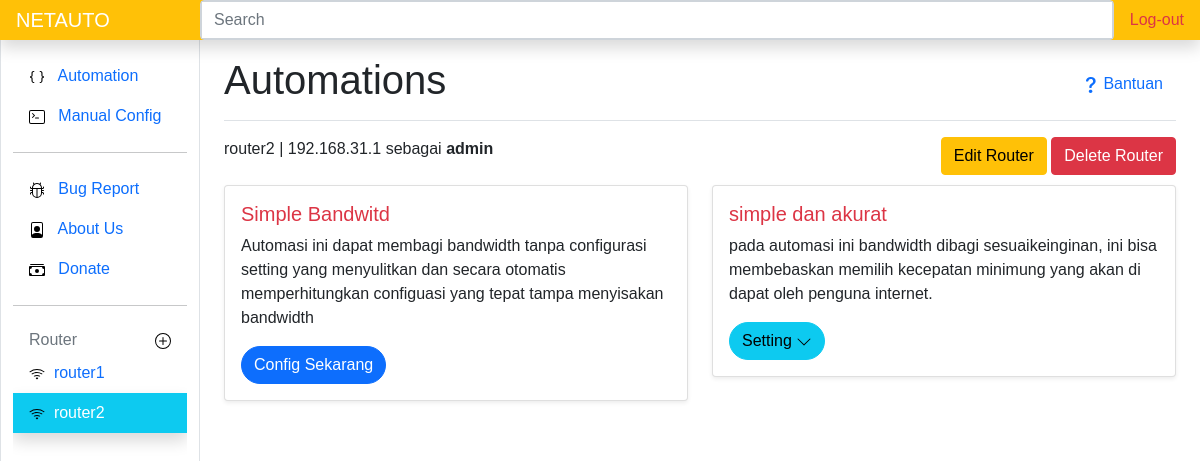
The app's page /2/router (signed in), older data.
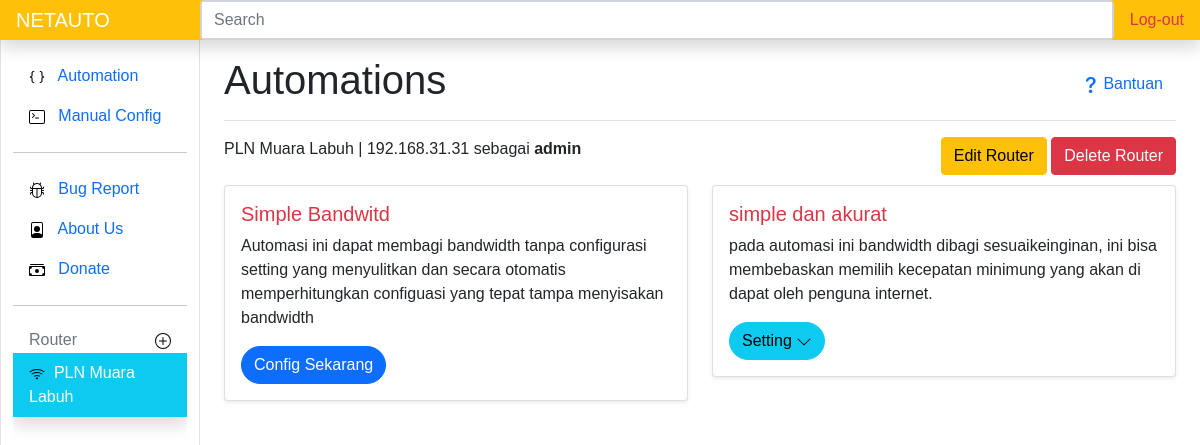
The same page, newer data.
### routerapp/models.py (models this page shows, shortened)
class Routerm(models.Model):
    nama = models.CharField(max_length=50)
    host = models.CharField(max_length=50)
    user = models.CharField(max_length=30)
    password = models.CharField(max_length=50, blank=True)
    kecepatan_download = models.IntegerField(blank=True)
    kecepatan_upload = models.IntegerField(blank=True)
    pub_date = models.DateField(auto_now=True)

class Automation(models.Model):
    autokey = models.CharField(unique=True, max_length=50)
    nama = models.CharField(max_length=50)
    deskripsi = models.TextField()
    status = models.CharField(max_length=15, blank=True)

### routerapp/views.py (the view)
# urls.py: path('<int:id>/router',views.detailrouter, name='router'),
@login_required(login_url=settings.LOGIN_URL)
def detailrouter(request, id):
    auto1 = Automation.objects.filter(autokey="auto1")
    auto2 = Automation.objects.filter(autokey="auto2")
    nyala1 = Automationon.objects.filter(auto=1, router=id)
    nyala2 = Automationon.objects.filter(auto=2, router=id)
    routerside = Routerm.objects.all()
    idk = id
    router = Routerm.objects.filter(pk=id)
    auto2form=auto2Form
    context = {
        'auto1': auto1,
        'auto2': auto2,
        'router': router,
        'routerside': routerside,
        'idk': idk,
        'auto2form':auto2form,
        'nyala1':nyala1,
        'nyala2':nyala2
    }
    return render(request, 'detailrouter.html', context)

### routerapp/templates/detailrouter.html (shortened to what this page needs)
{% extends 'base.html' %}
{% load static %}
{% block judul %}
Automations
{% endblock judul %}
{% block content %}
    {% for router in router %}
    {{router.nama}} |
    {{router.host}} sebagai <strong> {{router.user}}</strong>
    <div class="float-end">
      <a class="btn btn-warning mr-4" href="{% url 'uprouter' router.id %}">Edit Router</a>
      <button type="button" class="btn btn-danger" data-bs-toggle="modal" data-bs-target="#modaldelrouter">
        Delete Router
      </button>
    </div>
    <div id="auto" class="row mt-4">
      {% include 'auto.html' %}
    </div>
      {% endfor %}
{% endblock content %}
{% block routerside %}
    {% include "routerside.html" %}
{% endblock routerside %}

### templates/routerside.html (shortened to what this page needs)
<div class="pb-lg-5 overflow-auto">
    {% load static %}
    {% for routerside in routerside %}
    <li class="nav-item">
        <a class="nav-link {% if routerside.id == idk %}shadow text-white bg-info{% endif %}" href="{% url 'router' routerside.id %}">
            <img src="{% static 'icons/wifi.svg' %}" alt="">&nbsp;
            {{routerside.nama}}
        </a>
    </li>
    {% endfor %}
</div>

### templates/auto.html (shortened to what this page needs)
  {% load static %}
 {% for auto1 in auto1 %}
       <div class="col-sm-6 ">
         <div class="card shadow-sm">
           <div class="card-body">
             <h5 class="card-title text-danger">{{auto1.nama}}
                </h5>
             <p class="card-text">{{auto1.deskripsi|truncatechars:180}}</p>
             <a href="{% url 'urlauto1' router.id %}" class="btn btn-primary rounded-pill">Config Sekarang</a>
            </div>
          </div>
        </div>
        {% endfor %}
        {% for auto2 in auto2 %}
        <div class="col-sm-6 ">
          <div class="card shadow-sm">
            <div class="card-body">
              <h5 class="card-title text-danger">{{auto2.nama}}
              </h5>
              <p class="card-text">{{auto2.deskripsi|truncatechars:180}}</p>
              <button id="auto2" class="btn btn-info rounded-pill">Setting <img src="{% static 'icons/autodown.svg' %}" alt=""></button>
            </div>
          </div>
        </div>
        {% endfor %}

Row changes from the older to the newer data that the page shows:
removed Routerm: nama "router1", shown under "Router"
changed Routerm "admin": nama "router2" → "PLN Muara Labuh"; host "192.168.31.1" → "192.168.31.31"
